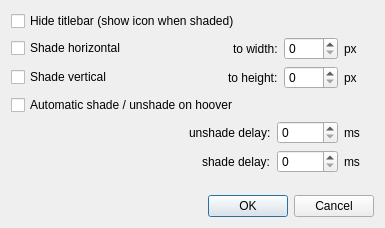
<?xml version="1.0" encoding="UTF-8"?>
<ui version="4.0">
 <class>DlgInterfaceitemSettings</class>
 <widget class="QWidget" name="DlgInterfaceitemSettings">
  <property name="geometry">
   <rect>
    <x>0</x>
    <y>0</y>
    <width>385</width>
    <height>228</height>
   </rect>
  </property>
  <property name="windowTitle">
   <string>Form</string>
  </property>
  <layout class="QVBoxLayout" name="verticalLayout">
   <item>
    <widget class="Gui::PrefCheckBox" name="titleBar">
     <property name="text">
      <string>Hide titlebar (show icon when shaded)</string>
     </property>
    </widget>
   </item>
   <item>
    <layout class="QHBoxLayout" name="horizontalLayout_7">
     <item>
      <widget class="Gui::PrefCheckBox" name="shadeHor">
       <property name="text">
        <string>Shade horizontal</string>
       </property>
      </widget>
     </item>
     <item>
      <layout class="QHBoxLayout" name="horizontalLayout_2">
       <item>
        <spacer name="horizontalSpacer_4">
         <property name="orientation">
          <enum>Qt::Horizontal</enum>
         </property>
         <property name="sizeHint" stdset="0">
          <size>
           <width>40</width>
           <height>20</height>
          </size>
         </property>
        </spacer>
       </item>
       <item>
        <widget class="QLabel" name="label">
         <property name="text">
          <string>to width:</string>
         </property>
        </widget>
       </item>
       <item>
        <widget class="Gui::PrefSpinBox" name="shadeWidth">
         <property name="maximum">
          <number>1000</number>
         </property>
        </widget>
       </item>
       <item>
        <widget class="QLabel" name="label_3">
         <property name="minimumSize">
          <size>
           <width>30</width>
           <height>0</height>
          </size>
         </property>
         <property name="text">
          <string>px</string>
         </property>
        </widget>
       </item>
      </layout>
     </item>
    </layout>
   </item>
   <item>
    <layout class="QHBoxLayout" name="horizontalLayout_6">
     <item>
      <widget class="Gui::PrefCheckBox" name="shadeVer">
       <property name="text">
        <string>Shade vertical</string>
       </property>
      </widget>
     </item>
     <item>
      <spacer name="horizontalSpacer_3">
       <property name="orientation">
        <enum>Qt::Horizontal</enum>
       </property>
       <property name="sizeHint" stdset="0">
        <size>
         <width>40</width>
         <height>20</height>
        </size>
       </property>
      </spacer>
     </item>
     <item>
      <layout class="QHBoxLayout" name="horizontalLayout">
       <item>
        <widget class="QLabel" name="label_2">
         <property name="text">
          <string>to height:</string>
         </property>
        </widget>
       </item>
       <item>
        <widget class="Gui::PrefSpinBox" name="shadeHeight">
         <property name="maximum">
          <number>1000</number>
         </property>
        </widget>
       </item>
       <item>
        <widget class="QLabel" name="label_4">
         <property name="minimumSize">
          <size>
           <width>30</width>
           <height>0</height>
          </size>
         </property>
         <property name="text">
          <string>px</string>
         </property>
        </widget>
       </item>
      </layout>
     </item>
    </layout>
   </item>
   <item>
    <widget class="Gui::PrefCheckBox" name="autoShade">
     <property name="text">
      <string>Automatic shade / unshade on hoover</string>
     </property>
    </widget>
   </item>
   <item>
    <layout class="QVBoxLayout" name="verticalLayout_2">
     <item>
      <layout class="QHBoxLayout" name="horizontalLayout_3">
       <item>
        <spacer name="horizontalSpacer_5">
         <property name="orientation">
          <enum>Qt::Horizontal</enum>
         </property>
         <property name="sizeHint" stdset="0">
          <size>
           <width>40</width>
           <height>20</height>
          </size>
         </property>
        </spacer>
       </item>
       <item>
        <widget class="QLabel" name="label_6">
         <property name="text">
          <string>unshade delay:</string>
         </property>
        </widget>
       </item>
       <item>
        <widget class="Gui::PrefSpinBox" name="unshadeDelay">
         <property name="maximum">
          <number>10000</number>
         </property>
         <property name="singleStep">
          <number>100</number>
         </property>
        </widget>
       </item>
       <item>
        <widget class="QLabel" name="label_8">
         <property name="minimumSize">
          <size>
           <width>30</width>
           <height>0</height>
          </size>
         </property>
         <property name="text">
          <string>ms</string>
         </property>
        </widget>
       </item>
      </layout>
     </item>
     <item>
      <layout class="QHBoxLayout" name="horizontalLayout_4">
       <item>
        <spacer name="horizontalSpacer">
         <property name="orientation">
          <enum>Qt::Horizontal</enum>
         </property>
         <property name="sizeHint" stdset="0">
          <size>
           <width>40</width>
           <height>20</height>
          </size>
         </property>
        </spacer>
       </item>
       <item>
        <widget class="QLabel" name="label_5">
         <property name="text">
          <string>shade delay:</string>
         </property>
        </widget>
       </item>
       <item>
        <widget class="Gui::PrefSpinBox" name="shadeDelay">
         <property name="maximum">
          <number>10000</number>
         </property>
         <property name="singleStep">
          <number>100</number>
         </property>
        </widget>
       </item>
       <item>
        <widget class="QLabel" name="label_7">
         <property name="minimumSize">
          <size>
           <width>30</width>
           <height>0</height>
          </size>
         </property>
         <property name="text">
          <string>ms</string>
         </property>
        </widget>
       </item>
      </layout>
     </item>
    </layout>
   </item>
   <item>
    <spacer name="verticalSpacer">
     <property name="orientation">
      <enum>Qt::Vertical</enum>
     </property>
     <property name="sizeHint" stdset="0">
      <size>
       <width>20</width>
       <height>7</height>
      </size>
     </property>
    </spacer>
   </item>
   <item>
    <widget class="QDialogButtonBox" name="buttons">
     <property name="standardButtons">
      <set>QDialogButtonBox::Cancel|QDialogButtonBox::Ok</set>
     </property>
    </widget>
   </item>
  </layout>
 </widget>
 <customwidgets>
  <customwidget>
   <class>Gui::PrefSpinBox</class>
   <extends>QSpinBox</extends>
   <header>Gui/PrefWidgets.h</header>
  </customwidget>
  <customwidget>
   <class>Gui::PrefCheckBox</class>
   <extends>QCheckBox</extends>
   <header>Gui/PrefWidgets.h</header>
  </customwidget>
 </customwidgets>
 <resources/>
 <connections/>
</ui>
